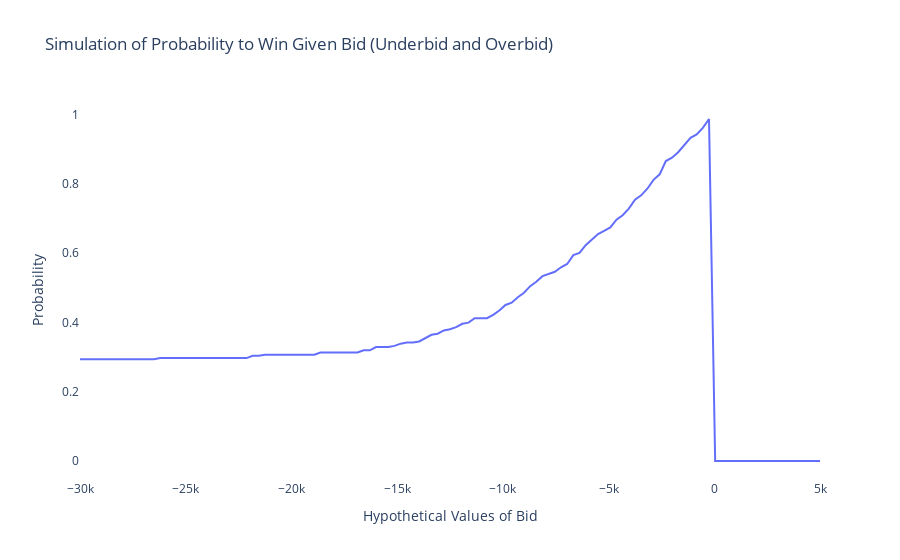

This figure's notebook cell:
### Code cell
fig = go.Figure()

fig.add_trace(
    go.Line(
        x=xs,
        y=ys
    )
)


fig.update_layout(
    plot_bgcolor='rgba(0,0,0,0)',
    xaxis_title='Hypothetical Values of Bid',
    yaxis_title='Probability',
    title='Simulation of Probability to Win Given Bid (Underbid and Overbid)'
)

fig.show()
